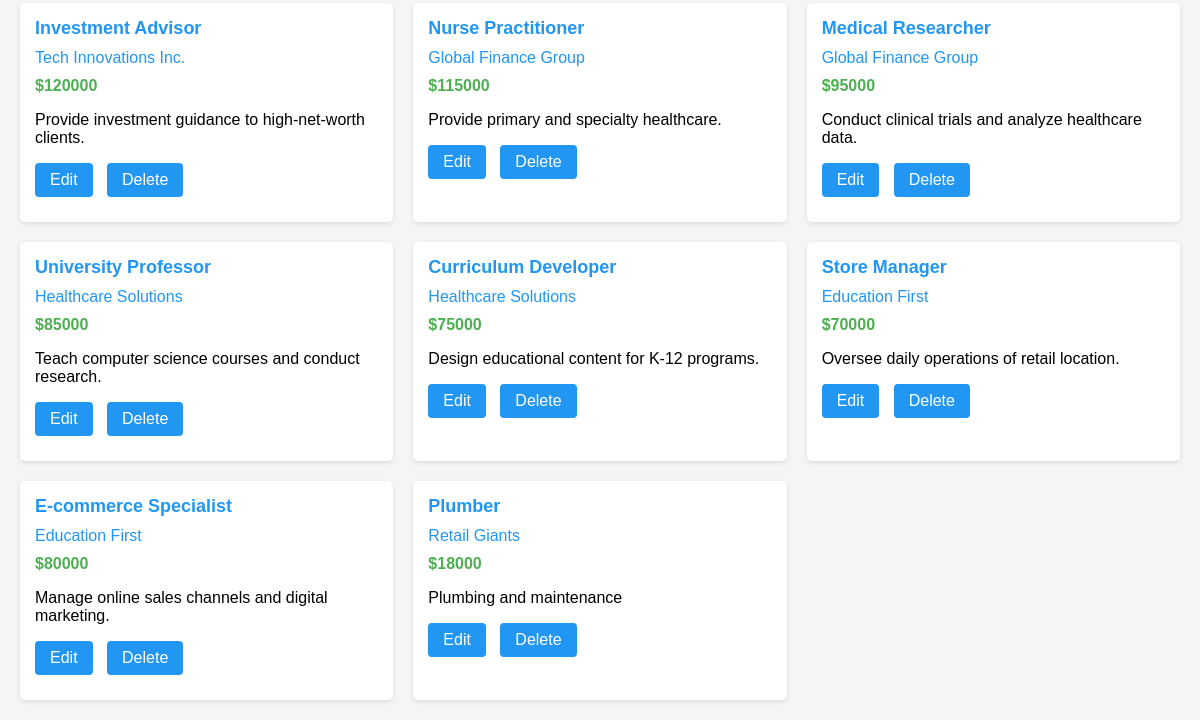
/jobs (lower part), run on an earlier commit of the app's database.
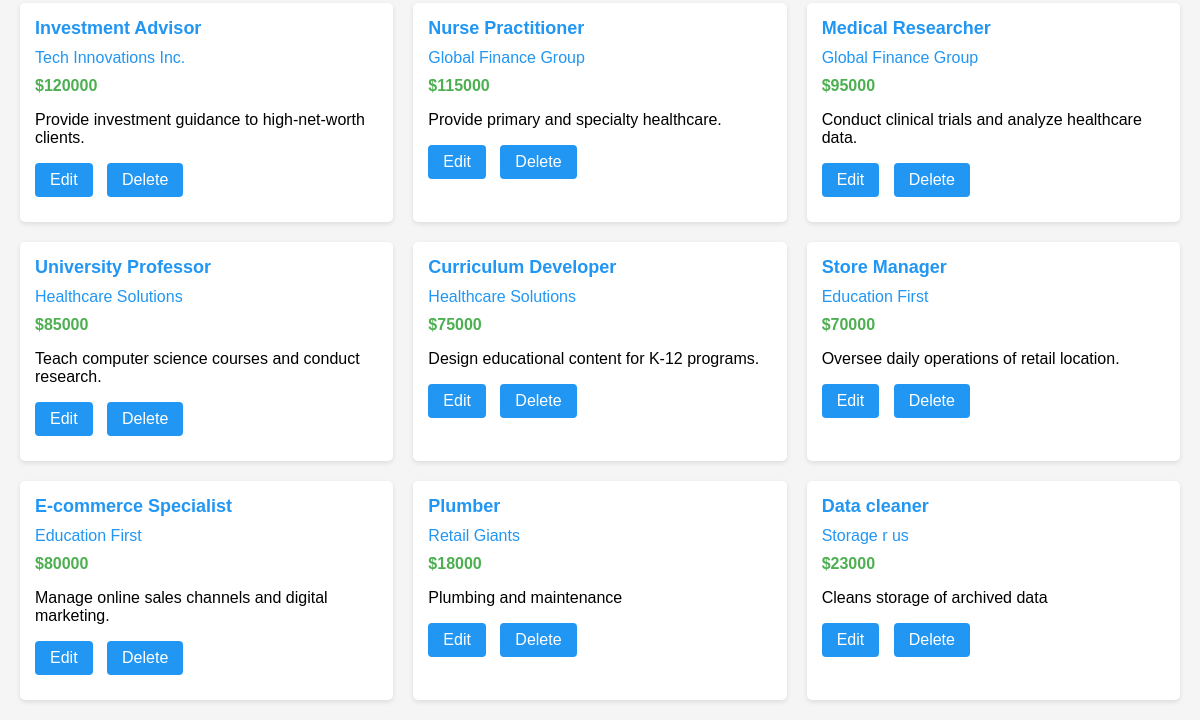
And on a later commit of the database.
### tables this page shows
CREATE TABLE job (id INTEGER PRIMARY KEY, title TEXT, description TEXT, salary INTEGER, employer_id INTEGER);

CREATE TABLE employer (id INTEGER PRIMARY KEY, name TEXT);

### crud_app.py (the view)
@app.route('/')
@app.route('/jobs')
def jobs():
    try:
        jobs = execute_sql('SELECT job.id, job.title, job.description, job.salary, employer.id as employer_id, employer.name as employer_name FROM job JOIN employer ON employer.id = job.employer_id')
        return render_template('index.html', jobs=jobs)
    except Exception as e:
        app.logger.error(f"Error in jobs route: {e}")
        return render_template('error.html', error=str(e))

### crud_app.py (called while the page is built)
def open_connection():
    if not os.path.exists(DB_DIR):
        os.makedirs(DB_DIR)
    connection = getattr(g, '_connection', None)
    if connection == None:
        try:
            connection = g._connection = sqlite3.connect(PATH)
            connection.row_factory = sqlite3.Row
        except sqlite3.Error as e:
            app.logger.error(f"Database connection error: {e}")
            raise
    return connection

def execute_sql(sql, values=(), commit=False, single=False):
    try:
        connection = open_connection()
        cursor = connection.execute(sql, values)
        if commit == True:
            results = connection.commit()
        else:
            results = cursor.fetchone() if single else cursor.fetchall()
        cursor.close()
        return results
    except sqlite3.Error as e:
        app.logger.error(f"SQL execution error: {e}")
        if commit:
            connection.rollback()
        raise

@app.teardown_appcontext
def close_connection(exception):
    connection = getattr(g, '_connection', None)
    if connection is not None:
        connection.close()

### templates/index.html (shortened to what this page needs)
<!DOCTYPE html>
<html>
<head>
</head>
<body>
    <div class="job-list">
        {% for job in jobs %}
        <div class="job-card">
            <div class="job-title">
                <a href="{{ url_for('job', job_id=job['id']) }}">{{ job['title'] }}</a>
            </div>
            <div class="employer">
                <a href="{{ url_for('employer', employer_id=job['employer_id']) }}">{{ job['employer_name'] }}</a>
            </div>
            <div class="salary">${{ job['salary'] }}</div>
            <p>{{ job['description'][:100] }}{% if job['description']|length > 100 %}...{% endif %}</p>
            <div>
                <a href="{{ url_for('job_update', job_id=job['id']) }}" class="button">Edit</a>
                <a href="{{ url_for('job_delete', job_id=job['id']) }}" class="button">Delete</a>
            </div>
        </div>
        {% endfor %}
    </div>
</body>
</html>

What changed in the data, as far as the page shows it:
added job: title "Data cleaner", employer_name "Storage r us", salary "23000", description "Cleans storage of archived data"
